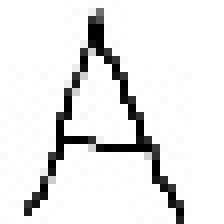
%> input picture alphabet/A.jpeg, 28 x 28 px (shown 8 times larger)
$ octave images.m   (GNU Octave 9; MATLAB toolbox functions it lacks are replaced by stand-ins)
%> lines starting %> are read from the running program, lines starting %| are printed output that depends on the picture; in (x1, y1, x2, y2) boxes, pixels count from 0 and x2, y2 are one past the last pixel; in counts of white or black regions, pixels touching at a corner belong together; the program's own positions count from 1
### imageconversion.m
function [vector] = imageconversion(filename)
%> called with filename = '../alphabet/A.jpeg'

xgrid = 28;
ygrid = 28;

info = imfinfo(filename);

image = imread(filename);
%> image is the input picture: size 28x28x3 uint8; min 0, max 255, mean 231.3

if(strcmp(info.ColorType,'truecolor') == 1)
  image = rgb2gray(image);
%> image: size 28x28 uint8
end

ysize = size(image,1);
%> ysize = 28
xsize = size(image,2);
%> xsize = 28

imagemat1 = zeros(ysize,xgrid);
imagemat2 = zeros(ygrid,xgrid);

if(xgrid > xsize)
  for x = 1:xgrid
    ind = ceil((x-0.5)*xsize/xgrid);
    for y = 1:ysize
      imagemat1(y,x) = image(y,ind);
    end
  end
elseif(xgrid < xsize)
  for x = 1:xgrid
    inds = ceil((x-1)*xsize/xgrid+0.5):ceil(x*xsize/xgrid-0.5);
    for y = 1:ysize
      imagemat1(y,x) = mean(image(y,inds));
    end
  end
else
  imagemat1 = image;
end

if(ygrid > ysize)
  for y = 1:ygrid
    ind = ceil((y-0.5)*ysize/ygrid);
    for x = 1:xgrid
      imagemat2(y,x) = imagemat1(ind,x);
    end
  end
elseif(ygrid < ysize)
  for y = 1:ygrid
    inds = ceil((y-1)*ysize/ygrid+0.5):ceil(y*ysize/ygrid-0.5);
    for x = 1:xgrid
      imagemat2(y,x) = mean(imagemat1(inds,x));
    end
  end
else
  imagemat2 = imagemat1;
end

image2 = mat2gray(imagemat2);
image2 = im2bw(image2,mean(mean(image2))*0.92);
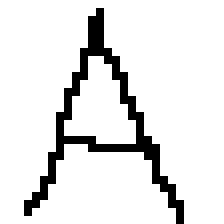
%> image2: size 28x28 logical (shown 8 times larger); 89.5% white; black in thin lines or dots, all inside (x1, y1, x2, y2) = (3, 1, 23, 28)
imshow(image2)
vector = find(image2' < 0.5)';
%> vector = 82 values from 41 to 779

### images.m

fig = 0;
fid = fopen('inputs.txt','w');

if(fig == 1)
  figure();
end
vector = imageconversion('../alphabet/A.jpeg');
%> vector = 82 values from 41 to 779
fprintf(fid,'activate input');
fprintf(fid,' %d',vector);
fprintf(fid,'\n');

if(fig == 1)
  figure();
end
vector = imageconversion('../alphabet/B.jpeg');
%> the run ends on the next line
